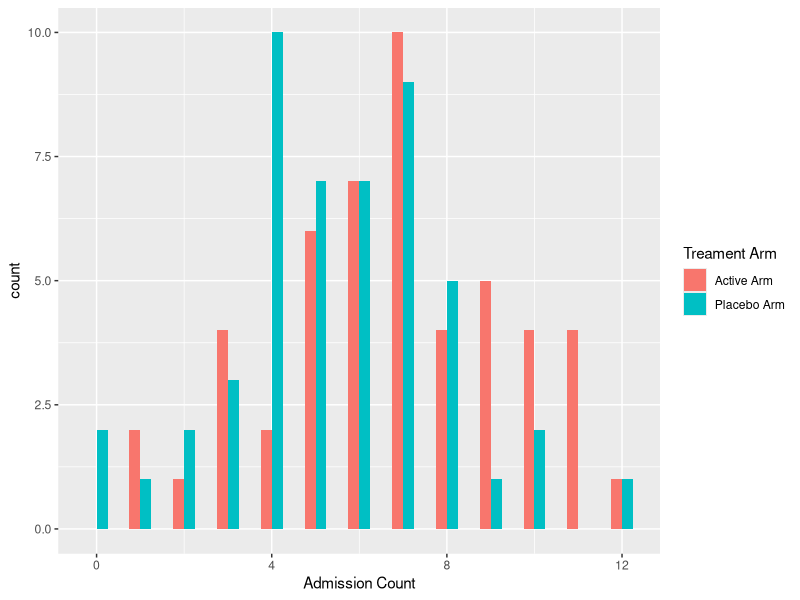
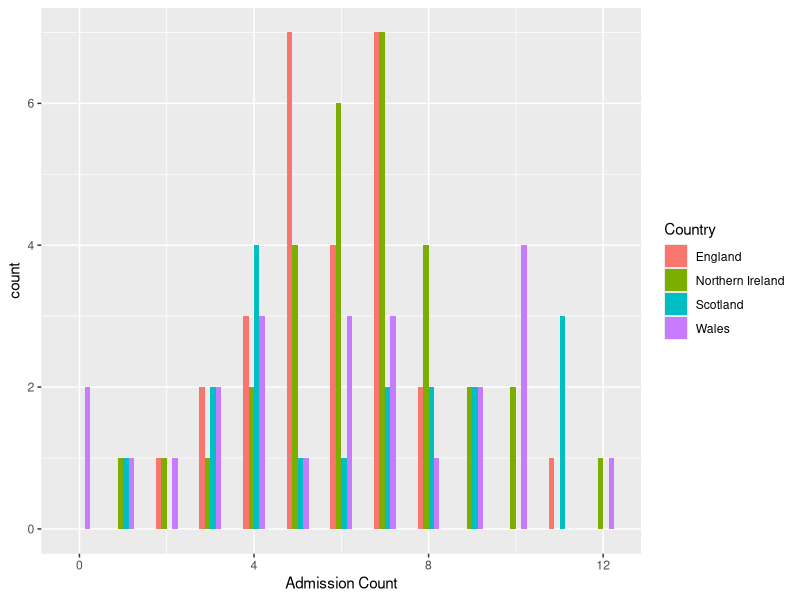
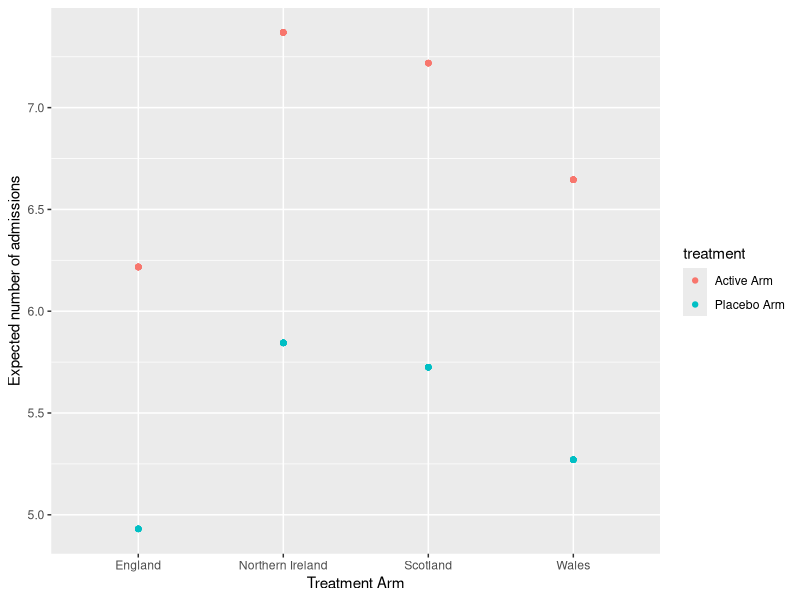

Write the R code that produced these figures, in order.
## Simulate Data
set.seed(42)
n<-100
lambda<-6
counts <- rpois(n, lambda)
country <-  factor(sample(1:4, n, replace=T), levels=1:4, labels=c("England","Northern Ireland","Scotland","Wales"))
treatment <- factor(gl(2,n/2), levels=1:2, labels=c("Active Arm", "Placebo Arm"))
print(df <- data.frame(treatment, country, counts))
summary(df)  


#Counts by treatment
with(df, tapply(counts, treatment, function(x) {
  sprintf("M (SD) = %1.2f (%1.2f)", mean(x), sd(x))
}))
#Counts by country
with(df, tapply(counts, country, function(x) {
  sprintf("M (SD) = %1.2f (%1.2f)", mean(x), sd(x))
}))

options(repr.plot.width=4, repr.plot.height=3)
#install.packages("ggplot2")
library(ggplot2)
g1<-ggplot(df, aes(counts, fill = treatment)) +
  geom_histogram(binwidth=.5, position="dodge")
g1 + labs(fill = "Treament Arm", x="Admission Count")

g2<-ggplot(df, aes(counts, fill = country)) +
  geom_histogram(binwidth=.5, position="dodge")
g2 + labs(fill = "Country", x = "Admission Count")

summary(m1 <- glm(counts ~ treatment + country, family="poisson", data=df))

#Robust SE's
#install.packages("sandwich")
library(sandwich)
cov <- vcovHC(m1, type="HC0")
se <- sqrt(diag(cov))
robust.SE <- cbind(Estimate= coef(m1), "Robust SE" = se, "Pr(>|z|)" = 2 * pnorm(abs(coef(m1)/se)))
robust.SE


pchisq(m1$deviance, df=m1$df.residual, lower.tail=FALSE)

# Update m1 model dropping country
m2 <- update(m1, . ~ . - country)
# Test models with chi square test
anova(m2, m1, test="Chisq")


dp <- data.frame(treatment = factor(1, levels=1, labels=c("Placebo Arm")), country = factor(1:4, levels = 1:4, labels = levels(df$country)))
dp

predict(m1, dp, type="response", se.fit=TRUE)

options(repr.plot.width=10, repr.plot.height=3)
## Calculate and store predicted values
df$pred <- predict(m1, type="response")

# Create the plot
ggplot(df, aes(x = country, y = pred, colour = treatment)) +
  geom_point(aes(y = pred)) + labs(x = "Treatment Arm", y = "Expected number of admissions")
